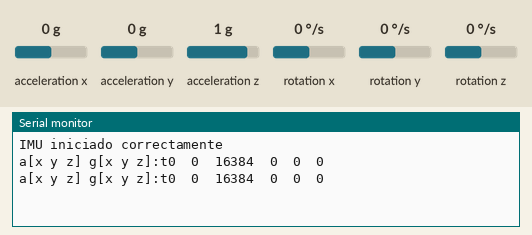
A sketch run on a simulated Arduino Uno, built with avr-gcc and run on an emulated ATmega328P. Shown: the last lines printed to the serial monitor. The test bench sets the inputs (shaded band); at power-on: acceleration x 0 g, acceleration y 0 g, acceleration z 1 g, rotation x 0 °/s, rotation y 0 °/s, rotation z 0 °/s.

Above: at 1.2 s.
1.3 s: acceleration x set to -1.4 g
At 2.6 s:
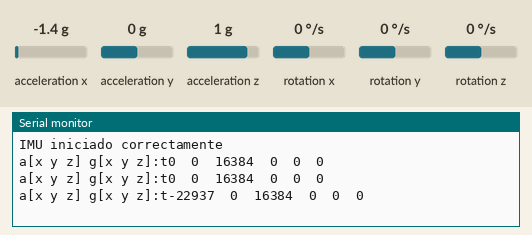
2.8 s: acceleration y set to -1.4 g
At 3.5 s:
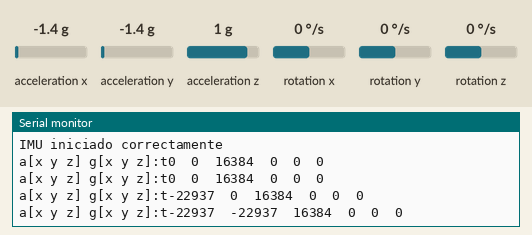
4.3 s: acceleration z set to -1.4 g
At 5.4 s:
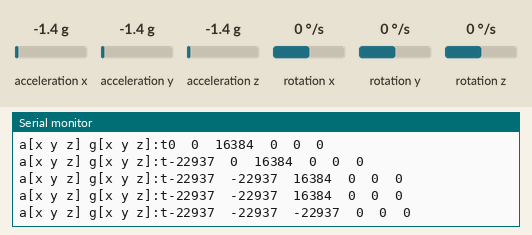
5.8 s: rotation x set to -192 °/s
At 6.4 s:
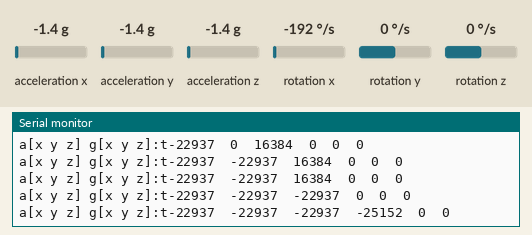
7.3 s: rotation y set to -192 °/s
At 8.9 s:
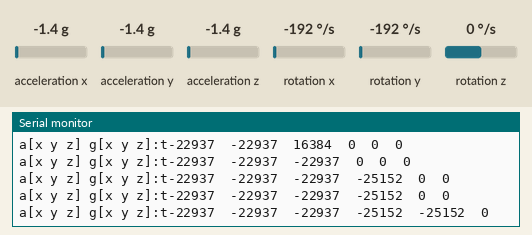

The sketch:

MPU6050.ino
```cpp
//GND - GND
//VCC - VCC
//SDA - Pin A4
//SCL - Pin A5

#include "I2Cdev.h"
#include "MPU6050.h"
#include "Wire.h"

//const int mpuAddress = 0x69;  //Puede ser 0x68 o 0x69
const int mpuAddress = 0x68;  //Puede ser 0x68 o 0x69
MPU6050 mpu(mpuAddress);

int16_t ax, ay, az;
int16_t gx, gy, gz;

void printTab()
{
  Serial.print(F("\t"));
}

void printRAW()
{
  Serial.print(F("a[x y z] g[x y z]:t"));
  Serial.print(ax); printTab();
  Serial.print(ay); printTab();
  Serial.print(az); printTab();
  Serial.print(gx); printTab();
  Serial.print(gy); printTab();
  Serial.println(gz);
}
/*
void setup() {
  Wire.begin();
  Serial.begin(115200);
  Serial.println("\nI2C Scanner");
  for (uint8_t address = 1; address < 127; ++address) {
    Wire.beginTransmission(address);
    if (Wire.endTransmission() == 0) {
      Serial.print("I2C device found at address 0x");
      if (address < 16) Serial.print("0");
      Serial.println(address, HEX);
    }
  }
  Serial.println("Scan complete");
}

void loop() {}
*/


void setup()
{
  Serial.begin(115200);
  Wire.begin();
  mpu.initialize();
  Serial.println(mpu.testConnection() ? F("IMU iniciado correctamente") : F("Error al iniciar IMU"));
}


void loop()
{
  // Leer las aceleraciones y velocidades angulares
  mpu.getAcceleration(&ax, &ay, &az);
  mpu.getRotation(&gx, &gy, &gz);

  printRAW();

  delay(1000);
}
```

Measured:
- after the input at 1.3 s, the serial monitor: prints a new line after 0.71 s (image 1)
- after the input at 2.8 s, the serial monitor: prints a new line after 0.22 s (image 2)
- after the input at 4.3 s, the serial monitor: prints a new line after 0.73 s (image 3)
- after the input at 5.8 s, the serial monitor: prints a new line after 0.23 s (image 4)
- after the input at 7.3 s, the serial monitor: prints a new line after 0.75 s (image 5)
